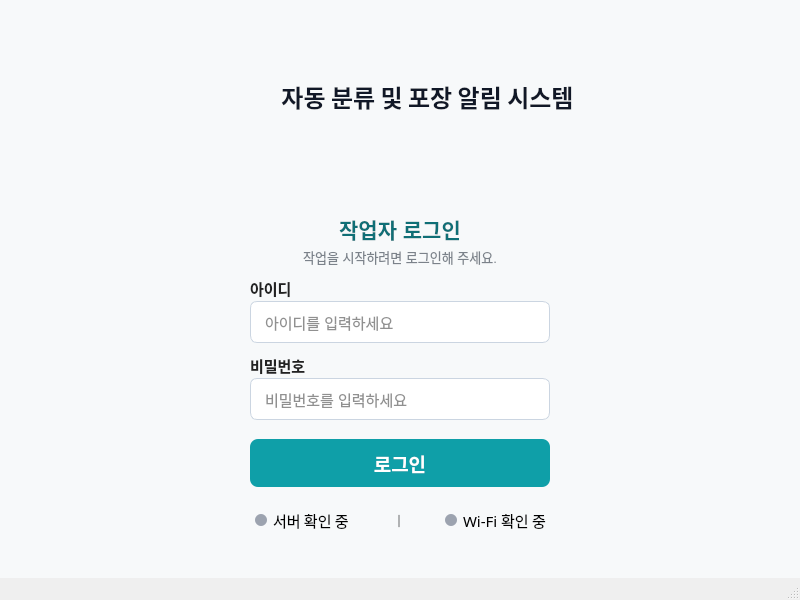
<?xml version="1.0" encoding="UTF-8"?>
<ui version="4.0">
 <class>LoginWindow</class>
 <widget class="QMainWindow" name="LoginWindow">
  <property name="geometry">
   <rect>
    <x>0</x>
    <y>0</y>
    <width>800</width>
    <height>600</height>
   </rect>
  </property>
  <property name="windowTitle">
   <string>로그인</string>
  </property>
  <widget class="QWidget" name="centralwidget">
   <property name="font">
    <font>
     <family>Noto Sans CJK KR</family>
    </font>
   </property>
   <property name="styleSheet">
    <string notr="true">background-color: #F7F9FA;</string>
   </property>
   <widget class="QLabel" name="lblTitle">
    <property name="geometry">
     <rect>
      <x>260</x>
      <y>72</y>
      <width>335</width>
      <height>48</height>
     </rect>
    </property>
    <property name="font">
     <font>
      <family>Noto Sans CJK KR</family>
      <pointsize>18</pointsize>
      <weight>75</weight>
      <bold>true</bold>
     </font>
    </property>
    <property name="styleSheet">
     <string notr="true">color: #111827;</string>
    </property>
    <property name="text">
     <string>자동 분류 및 포장 알림 시스템</string>
    </property>
    <property name="alignment">
     <set>Qt::AlignCenter</set>
    </property>
   </widget>
   <widget class="QFrame" name="frameLogin">
    <property name="geometry">
     <rect>
      <x>180</x>
      <y>145</y>
      <width>440</width>
      <height>355</height>
     </rect>
    </property>
    <property name="styleSheet">
     <string notr="true">color: #222222;
border: none;
background: transparent;</string>
    </property>
    <property name="frameShape">
     <enum>QFrame::StyledPanel</enum>
    </property>
    <property name="frameShadow">
     <enum>QFrame::Raised</enum>
    </property>
    <widget class="QLineEdit" name="txtPassword">
     <property name="geometry">
      <rect>
       <x>70</x>
       <y>233</y>
       <width>300</width>
       <height>42</height>
      </rect>
     </property>
     <property name="styleSheet">
      <string notr="true">QLineEdit {
    background-color: #FFFFFF;
    border: 1px solid #CBD5E1;
    border-radius: 7px;
    padding-left: 12px;
    font-size: 11pt;
    color: #222222;
}

QLineEdit:focus {
    border: 2px solid #0F9FA8;
}</string>
     </property>
     <property name="echoMode">
      <enum>QLineEdit::Password</enum>
     </property>
     <property name="placeholderText">
      <string>비밀번호를 입력하세요</string>
     </property>
    </widget>
    <widget class="QLabel" name="lblPassword">
     <property name="geometry">
      <rect>
       <x>70</x>
       <y>209</y>
       <width>300</width>
       <height>22</height>
      </rect>
     </property>
     <property name="font">
      <font>
       <pointsize>11</pointsize>
       <weight>75</weight>
       <bold>true</bold>
      </font>
     </property>
     <property name="styleSheet">
      <string notr="true">color: #222222;
border: none;
background: transparent;</string>
     </property>
     <property name="text">
      <string>비밀번호</string>
     </property>
    </widget>
    <widget class="QLineEdit" name="txtLoginId">
     <property name="geometry">
      <rect>
       <x>70</x>
       <y>156</y>
       <width>300</width>
       <height>42</height>
      </rect>
     </property>
     <property name="styleSheet">
      <string notr="true">QLineEdit {
    background-color: #FFFFFF;
    border: 1px solid #CBD5E1;
    border-radius: 7px;
    padding-left: 12px;
    font-size: 11pt;
    color: #222222;
}

QLineEdit:focus {
    border: 2px solid #0F9FA8;
}</string>
     </property>
     <property name="placeholderText">
      <string>아이디를 입력하세요</string>
     </property>
    </widget>
    <widget class="QLabel" name="lblLoginId">
     <property name="geometry">
      <rect>
       <x>70</x>
       <y>132</y>
       <width>300</width>
       <height>22</height>
      </rect>
     </property>
     <property name="font">
      <font>
       <pointsize>11</pointsize>
       <weight>75</weight>
       <bold>true</bold>
      </font>
     </property>
     <property name="text">
      <string>아이디</string>
     </property>
    </widget>
    <widget class="QLabel" name="lblLoginTitle">
     <property name="geometry">
      <rect>
       <x>70</x>
       <y>68</y>
       <width>300</width>
       <height>32</height>
      </rect>
     </property>
     <property name="font">
      <font>
       <pointsize>16</pointsize>
       <weight>75</weight>
       <bold>true</bold>
      </font>
     </property>
     <property name="styleSheet">
      <string notr="true">color: #0F6F76;
background: transparent;
border: none;</string>
     </property>
     <property name="text">
      <string>작업자 로그인</string>
     </property>
     <property name="alignment">
      <set>Qt::AlignCenter</set>
     </property>
    </widget>
    <widget class="QPushButton" name="btnLogin">
     <property name="geometry">
      <rect>
       <x>70</x>
       <y>294</y>
       <width>300</width>
       <height>48</height>
      </rect>
     </property>
     <property name="focusPolicy">
      <enum>Qt::NoFocus</enum>
     </property>
     <property name="styleSheet">
      <string notr="true">QPushButton {
    background-color: #0F9FA8;
    color: white;
    border: none;
    border-radius: 8px;
    font-size: 14pt;
    font-weight: bold;
}

QPushButton:hover {
    background-color: #0B8C94;
}

QPushButton:pressed {
    background-color: #08777E;
}</string>
     </property>
     <property name="text">
      <string>로그인</string>
     </property>
    </widget>
    <widget class="QLabel" name="lblLoginGuide">
     <property name="geometry">
      <rect>
       <x>70</x>
       <y>101</y>
       <width>300</width>
       <height>22</height>
      </rect>
     </property>
     <property name="font">
      <font>
       <pointsize>10</pointsize>
      </font>
     </property>
     <property name="styleSheet">
      <string notr="true">color: #7B828A;</string>
     </property>
     <property name="text">
      <string>작업을 시작하려면 로그인해 주세요.</string>
     </property>
     <property name="alignment">
      <set>Qt::AlignCenter</set>
     </property>
    </widget>
    <widget class="QLabel" name="label">
     <property name="geometry">
      <rect>
       <x>196</x>
       <y>15</y>
       <width>48</width>
       <height>48</height>
      </rect>
     </property>
     <property name="text">
      <string/>
     </property>
     <property name="pixmap">
      <pixmap>../images/user.png</pixmap>
     </property>
     <property name="scaledContents">
      <bool>true</bool>
     </property>
    </widget>
   </widget>
   <widget class="QLabel" name="lblSystemIcon">
    <property name="geometry">
     <rect>
      <x>205</x>
      <y>72</y>
      <width>48</width>
      <height>48</height>
     </rect>
    </property>
    <property name="text">
     <string/>
    </property>
    <property name="pixmap">
     <pixmap>../images/setting2.png</pixmap>
    </property>
    <property name="scaledContents">
     <bool>true</bool>
    </property>
   </widget>
   <widget class="QWidget" name="">
    <property name="geometry">
     <rect>
      <x>255</x>
      <y>508</y>
      <width>291</width>
      <height>25</height>
     </rect>
    </property>
    <layout class="QHBoxLayout" name="horizontalLayout">
     <item>
      <widget class="QLabel" name="lblServerIcon">
       <property name="maximumSize">
        <size>
         <width>12</width>
         <height>12</height>
        </size>
       </property>
       <property name="styleSheet">
        <string notr="true">background-color: #9CA3AF;
border-radius: 6px;</string>
       </property>
       <property name="text">
        <string/>
       </property>
      </widget>
     </item>
     <item>
      <widget class="QLabel" name="lblServerStatus">
       <property name="font">
        <font>
         <family>Nunito Sans</family>
         <pointsize>11</pointsize>
        </font>
       </property>
       <property name="text">
        <string>서버 확인 중</string>
       </property>
       <property name="alignment">
        <set>Qt::AlignLeading|Qt::AlignLeft|Qt::AlignVCenter</set>
       </property>
      </widget>
     </item>
     <item>
      <widget class="QLabel" name="label_2">
       <property name="text">
        <string>│</string>
       </property>
       <property name="alignment">
        <set>Qt::AlignCenter</set>
       </property>
      </widget>
     </item>
     <item>
      <widget class="QLabel" name="lblWifiIcon">
       <property name="maximumSize">
        <size>
         <width>12</width>
         <height>12</height>
        </size>
       </property>
       <property name="styleSheet">
        <string notr="true">background-color: #9CA3AF;
border-radius: 6px;</string>
       </property>
       <property name="text">
        <string/>
       </property>
      </widget>
     </item>
     <item>
      <widget class="QLabel" name="lblWifiStatus">
       <property name="font">
        <font>
         <family>Nunito Sans</family>
         <pointsize>11</pointsize>
        </font>
       </property>
       <property name="text">
        <string>Wi-Fi 확인 중</string>
       </property>
      </widget>
     </item>
    </layout>
   </widget>
   <zorder>frameLogin</zorder>
   <zorder>lblTitle</zorder>
   <zorder>lblSystemIcon</zorder>
   <zorder>lblWifiStatus</zorder>
   <zorder>lblServerIcon</zorder>
   <zorder>label_2</zorder>
   <zorder>lblServerStatus</zorder>
   <zorder>lblWifiIcon</zorder>
  </widget>
  <widget class="QMenuBar" name="menubar">
   <property name="geometry">
    <rect>
     <x>0</x>
     <y>0</y>
     <width>800</width>
     <height>29</height>
    </rect>
   </property>
  </widget>
  <widget class="QStatusBar" name="statusbar"/>
 </widget>
 <resources/>
 <connections/>
</ui>
